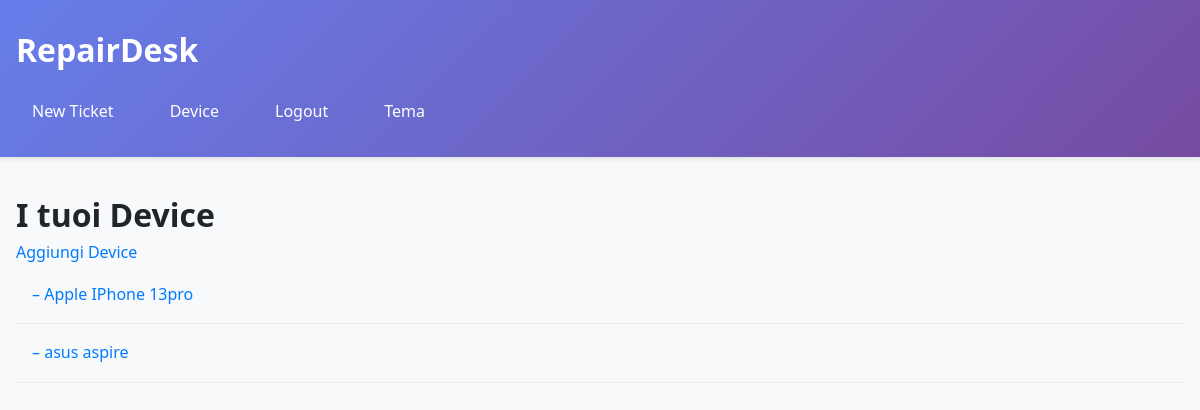
The page /devices/ (signed in) on the database its author committed.
### core/models.py (models this page shows, shortened)
class Device(models.Model):
    owner = models.ForeignKey(User, on_delete=models.CASCADE, related_name='devices')
    brand = models.CharField(max_length=50)
    model = models.CharField(max_length=50)
    serial_number = models.CharField(max_length=100, unique=True)

### core/views.py (the view)
# urls.py: path('devices/', views.DeviceListView.as_view(), name='device_list'),
class DeviceListView(LoginRequiredMixin, ListView):
    model = Device
    template_name = 'core/device_list.html'
    def get_queryset(self):
        if self.request.user.groups.filter(name="Manager").exists():
            return Device.objects.all()
        return Device.objects.filter(owner=self.request.user)

### core/templates/core/device_list.html
{% extends 'core/base.html' %}
{% block content %}
<h1>I tuoi Device</h1>
<a href="{% url 'device_create' %}" class="btn btn-primary">Aggiungi Device</a>
<ul>
    {% for device in object_list %}
        <li>
            <a href="{% url 'device_detail' device.pk %}">
                {{ device.name }} – {{ device.brand }} {{ device.model }}
            </a>
        </li>
    {% empty %}
        <li>Nessun device registrato.</li>
    {% endfor %}
</ul>
{% endblock %}

### core/static/css/style.css (style rules this page uses)
:root { --primary: #007bff; --primary-hover: #0056b3; --secondary: #6c757d; --danger: #dc3545; --success: #28a745; --bg-light: #f8f9fa; --text-dark: #212529; --border-color: #ddd; --transition-speed: 0.3s; }
* { margin: 0; padding: 0; box-sizing: border-box; }
body { font-family: 'Segoe UI', Tahoma, Arial, sans-serif; line-height: 1.6; color: var(--text-dark); background-color: var(--bg-light); transition: background-color var(--transition-speed), color var(--transition-speed); }
a { color: var(--primary); text-decoration: none; transition: opacity var(--transition-speed); }
ul { list-style: none; padding: 0; }
li { padding: 1rem; border-bottom: 1px solid #eee; transition: background 0.2s; }

### rows shown on the page
Device: brand "Apple", model "IPhone 13pro"
Device: brand "asus", model "aspire"
